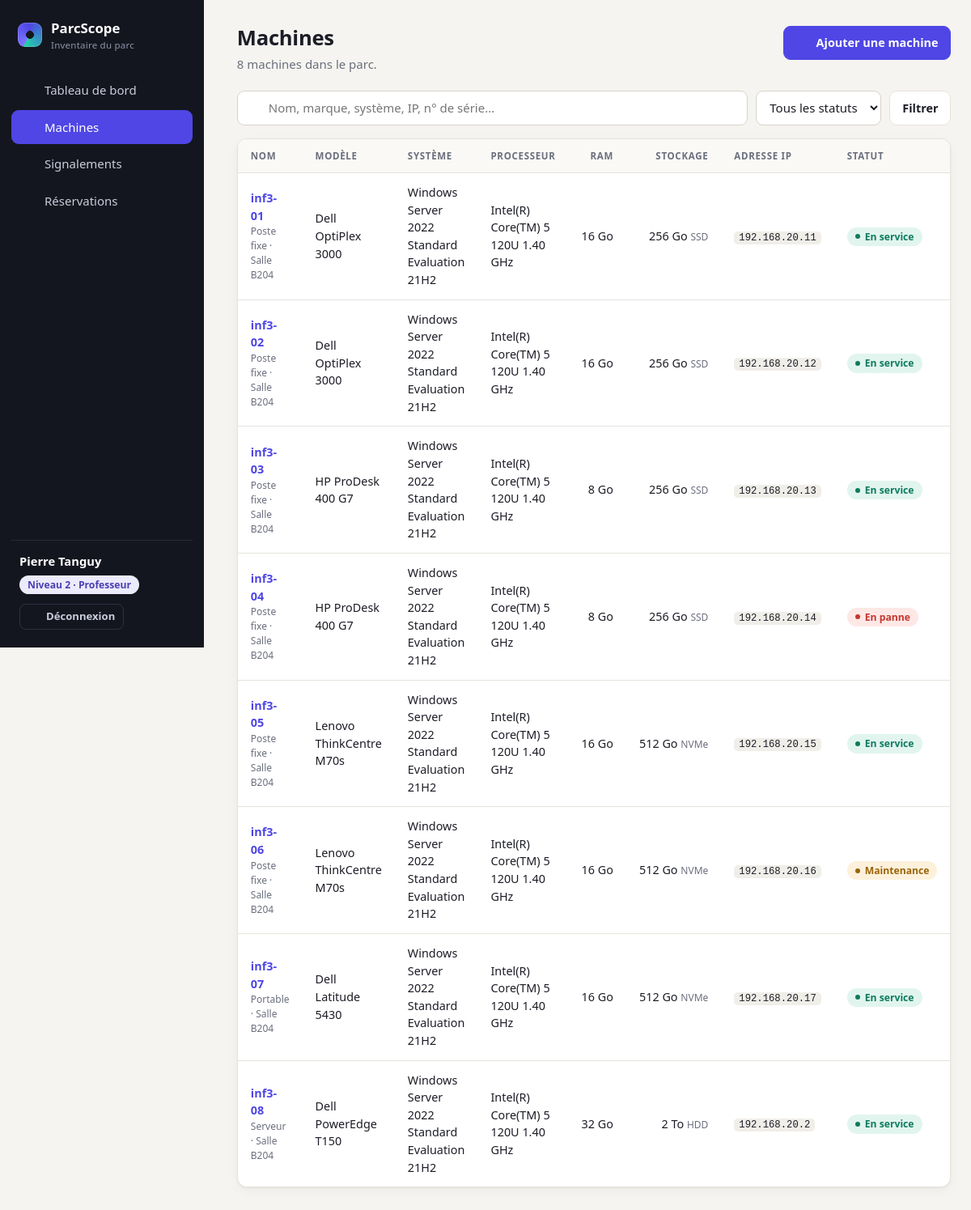
The page /machines.php (signed in) on the database its author committed.
### tables this page shows
CREATE TABLE machines (
  id            INT UNSIGNED NOT NULL AUTO_INCREMENT,
  salle_id      INT UNSIGNED NOT NULL,
  nom           VARCHAR(60)  NOT NULL,
  type          VARCHAR(30)  NOT NULL DEFAULT 'Poste fixe',   
  marque        VARCHAR(60)  NULL,
  modele        VARCHAR(80)  NULL,
  numero_serie  VARCHAR(60)  NULL,
  cpu           VARCHAR(100) NULL,
  ram_go        SMALLINT UNSIGNED NULL,
  disque_go     INT UNSIGNED NULL,
  disque_type   VARCHAR(20)  NULL,                            
  os            VARCHAR(60)  NULL,
  os_version    VARCHAR(60)  NULL,
  ip            VARCHAR(45)  NULL,
  mac           VARCHAR(17)  NULL,
  statut        VARCHAR(20)  NOT NULL DEFAULT 'actif',       
  date_achat    DATE         NULL,
  date_ajout    DATETIME     NOT NULL DEFAULT CURRENT_TIMESTAMP,
  PRIMARY KEY (id),
  UNIQUE KEY uq_machines_nom (nom),
  CONSTRAINT fk_machines_salle FOREIGN KEY (salle_id)
    REFERENCES salles (id) ON DELETE RESTRICT
);

CREATE TABLE salles (
  id          INT UNSIGNED NOT NULL AUTO_INCREMENT,
  nom         VARCHAR(80)  NOT NULL,
  description VARCHAR(255) NULL,
  PRIMARY KEY (id)
);

### config/config.php (called while the page is built)
<?php
return [
    'app_name' => 'ParcScope',
    'db' => [
        'host'    => 'localhost',
        'name'    => 'parc_info',
        'user'    => 'root',
        'pass'    => '',
        'charset' => 'utf8mb4',
    ],
];

### includes/db.php (called while the page is built)
<?php
function config(): array
{
    static $config = null;
    if ($config === null) {
        $config = require __DIR__ . '/../config/config.php';
    }
    return $config;
}
function db(): PDO
{
    static $pdo = null;
    if ($pdo === null) {
        $c = config()['db'];
        $dsn = sprintf('mysql:host=%s;dbname=%s;charset=%s', $c['host'], $c['name'], $c['charset']);
        try {
            $pdo = new PDO($dsn, $c['user'], $c['pass'], [
                PDO::ATTR_ERRMODE            => PDO::ERRMODE_EXCEPTION,
                PDO::ATTR_DEFAULT_FETCH_MODE => PDO::FETCH_ASSOC,
                PDO::ATTR_EMULATE_PREPARES   => false,
            ]);
        } catch (PDOException $e) {
            http_response_code(500);
            exit('Connexion à la base de données impossible. Vérifiez config/config.php et que la base a bien été importée.');
        }
    }
    return $pdo;
}

### includes/auth.php (called while the page is built, shortened)
<?php
function current_user(): ?array
{
    return $_SESSION['user'] ?? null;
}
function has_level(int $niveau): bool
{
    $user = current_user();
    return $user !== null && (int) $user['niveau'] >= $niveau;
}

### machines.php (the view, shortened to what this page needs)
<?php
require __DIR__ . '/includes/bootstrap.php';
$q = trim((string) ($_GET['q'] ?? ''));
$statut = (string) ($_GET['statut'] ?? '');
if (!isset(STATUTS_MACHINE[$statut])) {
    $statut = '';
}
$where = [];
$params = [];
$sql = 'SELECT m.*, s.nom AS salle FROM machines m JOIN salles s ON s.id = m.salle_id'
     . ($where ? ' WHERE ' . implode(' AND ', $where) : '')
     . ' ORDER BY m.nom';
$stmt = db()->prepare($sql);
$stmt->execute($params);
$machines = $stmt->fetchAll();
$active = 'machines';
require __DIR__ . '/includes/header.php';
?>
<header class="page-head">
  <div>
    <h1>Machines</h1>
    <p class="muted"><?= count($machines) ?> machine<?= count($machines) > 1 ? 's' : '' ?><?= ($q !== '' || $statut !== '') ? ' correspondant à votre recherche' : ' dans le parc' ?>.</p>
  </div>
  <?php if (has_level(NIVEAU_PROF)): ?>
    <a class="btn primary" href="machine_form.php"><?= icon('plus') ?>Ajouter une machine</a>
  <?php endif; ?>
</header>
<form class="toolbar" method="get" action="machines.php">
  <label class="search">
    <?= icon('search') ?>
    <input type="search" name="q" value="<?= e($q) ?>" placeholder="Nom, marque, système, IP, n° de série…" aria-label="Rechercher">
  </label>
  <select name="statut" aria-label="Filtrer par statut">
    <option value="">Tous les statuts</option>
  </select>
  <button class="btn" type="submit">Filtrer</button>
</form>
<?php if (!$machines): ?>
  <div class="empty">
    <h2>Aucune machine trouvée</h2>
    <p>Modifiez votre recherche<?= has_level(NIVEAU_PROF) ? ' ou ajoutez une nouvelle machine.' : '.' ?></p>
  </div>
<?php else: ?>
  <div class="card flush">
    <div class="table-wrap">
      <table class="tbl">
        <thead>
          <tr>
            <th>Nom</th><th>Modèle</th><th>Système</th><th>Processeur</th>
            <th class="num">RAM</th><th class="num">Stockage</th><th>Adresse IP</th><th>Statut</th>
          </tr>
        </thead>
        <tbody>
          <?php foreach ($machines as $m): ?>
            <tr>
              <td>
                <a class="strong" href="machine.php?id=<?= (int) $m['id'] ?>"><?= e($m['nom']) ?></a>
                <small class="muted block"><?= e($m['type']) ?> · <?= e($m['salle']) ?></small>
              </td>
              <td><?= val(trim(($m['marque'] ?? '') . ' ' . ($m['modele'] ?? ''))) ?></td>
              <td><?= val(trim(($m['os'] ?? '') . ' ' . ($m['os_version'] ?? ''))) ?></td>
              <td><?= val($m['cpu']) ?></td>
              <td class="num"><?= e(fsize($m['ram_go'] !== null ? (int) $m['ram_go'] : null)) ?></td>
              <td class="num"><?= e(fsize($m['disque_go'] !== null ? (int) $m['disque_go'] : null)) ?> <small class="muted"><?= e($m['disque_type']) ?></small></td>
              <td><code><?= val($m['ip']) ?></code></td>
              <td><?= badge_statut_machine($m['statut']) ?></td>
            </tr>
          <?php endforeach; ?>
        </tbody>
      </table>
    </div>
  </div>
<?php endif; ?>
<?php require __DIR__ . '/includes/footer.php'; ?>

### includes/header.php (shortened to what this page needs)
<?php
$user = current_user();
$appName = config()['app_name'];
$nav = [
    ['index',        'index.php',        'Tableau de bord', 'grid',    NIVEAU_ELEVE],
    ['machines',     'machines.php',     'Machines',        'monitor', NIVEAU_ELEVE],
    ['signalements', 'signalements.php', 'Signalements',    'alert',   NIVEAU_ELEVE],
    ['reservations', 'reservations.php', 'Réservations',    'calendar', NIVEAU_PROF],
    ['comptes',      'comptes.php',      'Comptes',         'users',   NIVEAU_ADMIN],
];
?><!DOCTYPE html>
<html lang="fr">
<head>
  <link rel="stylesheet" href="assets/css/style.css">
</head>
<body>
<div class="app">
  <aside class="side">
    <a class="brand" href="index.php">
      <span class="mark" aria-hidden="true"></span>
      <span><?= e($appName) ?><small>Inventaire du parc</small></span>
    </a>
    <nav class="menu">
      <?php foreach ($nav as [$key, $href, $label, $ico, $min]): ?>
        <?php if (has_level($min)): ?>
          <a href="<?= e($href) ?>" class="<?= ($active ?? '') === $key ? 'on' : '' ?>"><?= icon($ico) ?><?= e($label) ?></a>
        <?php endif; ?>
      <?php endforeach; ?>
    </nav>
    <div class="me">
      <div class="who">
        <strong><?= e($user['prenom'] . ' ' . $user['nom']) ?></strong>
        <?= badge_niveau((int) $user['niveau']) ?>
      </div>
      <form method="post" action="logout.php">
        <button class="btn ghost small" type="submit"><?= icon('logout') ?>Déconnexion</button>
      </form>
    </div>
  </aside>
  <main class="main">

### includes/functions.php (shortened to what this page needs)
<?php
function e($value): string
{
    return htmlspecialchars((string) $value, ENT_QUOTES | ENT_SUBSTITUTE, 'UTF-8');
}
function fsize(?int $go): string
{
    return $go >= 1000 ? rtrim(rtrim(number_format($go / 1000, 1, ',', ''), '0'), ',') . ' To' : $go . ' Go';
}
function val($value, string $fallback = '—'): string
{
    return ($value === null || $value === '') ? $fallback : e($value);
}
function badge_statut_machine(string $statut): string
{
    $label = STATUTS_MACHINE[$statut] ?? $statut;
    $class = ['actif' => 'ok', 'panne' => 'bad', 'maintenance' => 'warn'][$statut] ?? 'neutral';
    return '<span class="badge ' . $class . '"><i></i>' . e($label) . '</span>';
}
function badge_niveau(int $niveau): string
{
    return '<span class="badge lvl' . $niveau . '">Niveau ' . $niveau . ' · ' . e(NIVEAUX[$niveau] ?? '?') . '</span>';
}
function icon(string $name): string
{
    $paths = [
        'grid'    => '<rect x="3" y="3" width="7" height="7" rx="1.5"/><rect x="14" y="3" width="7" height="7" rx="1.5"/><rect x="3" y="14" width="7" height="7" rx="1.5"/><rect x="14" y="14" width="7" height="7" rx="1.5"/>',
        'monitor' => '<rect x="3" y="4" width="18" height="12" rx="2"/><path d="M8 20h8M12 16v4"/>',
        'alert'   => '<path d="M12 3 2.5 20h19L12 3Z"/><path d="M12 10v4.5M12 17.5v.01"/>',
        'users'   => '<circle cx="9" cy="8" r="3.5"/><path d="M2.5 20c0-3.6 2.9-6 6.5-6s6.5 2.4 6.5 6"/><path d="M16 4.6a3.5 3.5 0 0 1 0 6.8M18 14.4c2 .8 3.5 2.6 3.5 5.6"/>',
        'logout'  => '<path d="M9 4H5a2 2 0 0 0-2 2v12a2 2 0 0 0 2 2h4M16 8l4 4-4 4M20 12H9"/>',
        'plus'    => '<path d="M12 5v14M5 12h14"/>',
        'trash'   => '<path d="M4 7h16M10 11v6M14 11v6M6 7l1 12a2 2 0 0 0 2 2h6a2 2 0 0 0 2-2l1-12M9 7V4h6v3"/>',
        'edit'    => '<path d="M4 20h4L19 9l-4-4L4 16v4ZM13.5 6.5l4 4"/>',
        'search'  => '<circle cx="11" cy="11" r="6.5"/><path d="m20 20-4-4"/>',
        'check'   => '<path d="m5 12.5 4.5 4.5L19 7.5"/>',
        'x'       => '<path d="M6 6l12 12M18 6 6 18"/>',
        'back'    => '<path d="M15 5l-7 7 7 7"/>',
        'calendar' => '<rect x="3" y="5" width="18" height="16" rx="2"/><path d="M3 10h18M8 3v4M16 3v4"/>',
    ];
    return '<svg class="ico" viewBox="0 0 24 24" fill="none" stroke="currentColor" stroke-width="1.8" stroke-linecap="round" stroke-linejoin="round" aria-hidden="true">'
        . ($paths[$name] ?? '') . '</svg>';
}

### includes/footer.php (shortened to what this page needs)
  </main>
</div>
</body>
</html>

### rows shown on the page
machines: id "2", id "Professeur", nom "inf3-02", type "Poste fixe", salle.nom "Salle B204", marque+modele "Dell OptiPlex 3000", os+os_version "Windows Server 2022 Standard Evaluation 21H2", cpu "Intel(R) Core(TM) 5 120U 1.40 GHz", ram_go "16 Go", disque_go "256 Go", disque_type "SSD", ip "192.168.20.12", statut "En service"
machines: nom "inf3-01", type "Poste fixe", salle.nom "Salle B204", marque+modele "Dell OptiPlex 3000", os+os_version "Windows Server 2022 Standard Evaluation 21H2", cpu "Intel(R) Core(TM) 5 120U 1.40 GHz", ram_go "16 Go", disque_go "256 Go", disque_type "SSD", ip "192.168.20.11", statut "En service"
machines: nom "inf3-03", type "Poste fixe", salle.nom "Salle B204", marque+modele "HP ProDesk 400 G7", os+os_version "Windows Server 2022 Standard Evaluation 21H2", cpu "Intel(R) Core(TM) 5 120U 1.40 GHz", ram_go "8 Go", disque_go "256 Go", disque_type "SSD", ip "192.168.20.13", statut "En service"
machines: nom "inf3-04", type "Poste fixe", salle.nom "Salle B204", marque+modele "HP ProDesk 400 G7", os+os_version "Windows Server 2022 Standard Evaluation 21H2", cpu "Intel(R) Core(TM) 5 120U 1.40 GHz", ram_go "8 Go", disque_go "256 Go", disque_type "SSD", ip "192.168.20.14", statut "En panne"
machines: nom "inf3-05", type "Poste fixe", salle.nom "Salle B204", marque+modele "Lenovo ThinkCentre M70s", os+os_version "Windows Server 2022 Standard Evaluation 21H2", cpu "Intel(R) Core(TM) 5 120U 1.40 GHz", ram_go "16 Go", disque_go "512 Go", disque_type "NVMe", ip "192.168.20.15", statut "En service"
machines: nom "inf3-06", type "Poste fixe", salle.nom "Salle B204", marque+modele "Lenovo ThinkCentre M70s", os+os_version "Windows Server 2022 Standard Evaluation 21H2", cpu "Intel(R) Core(TM) 5 120U 1.40 GHz", ram_go "16 Go", disque_go "512 Go", disque_type "NVMe", ip "192.168.20.16", statut "Maintenance"
machines: nom "inf3-07", type "Portable", salle.nom "Salle B204", marque+modele "Dell Latitude 5430", os+os_version "Windows Server 2022 Standard Evaluation 21H2", cpu "Intel(R) Core(TM) 5 120U 1.40 GHz", ram_go "16 Go", disque_go "512 Go", disque_type "NVMe", ip "192.168.20.17", statut "En service"
machines: nom "inf3-08", type "Serveur", salle.nom "Salle B204", marque+modele "Dell PowerEdge T150", os+os_version "Windows Server 2022 Standard Evaluation 21H2", cpu "Intel(R) Core(TM) 5 120U 1.40 GHz", ram_go "32 Go", disque_go "2 To", disque_type "HDD", ip "192.168.20.2", statut "En service"

### other values the page prints
$appName "ParcScope"
$label "Tableau de bord"
$label "Machines"
$label "Signalements"
$label "Réservations"
$user['prenom'] . ' ' . $user['nom'] "Pierre Tanguy"
count($machines) "8"
